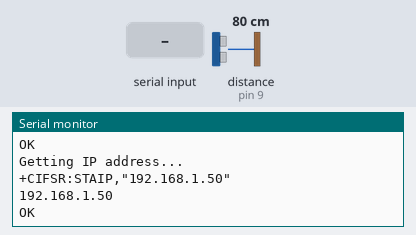
This sketch was run on a simulated Arduino Uno, built with avr-gcc and run on an emulated ATmega328P. On the bench: the last lines printed to the serial monitor. Wiring (inferred from the names in the program): ultrasonic range finder: trigger pin 10; echo pin 9. The inputs (shaded band) are chosen by the test bench; at power-on: distance to the obstacle (sensor on pin 9) 80 cm. The echo pulse lasts 58.3 µs per cm; the modem accepts every AT command (registered, SIM ready, sends succeed) and sends nothing else.

Above: at 11.2 s.
11.3 s: distance to the obstacle (sensor on pin 9) set to 2 cm
At 12.5 s:
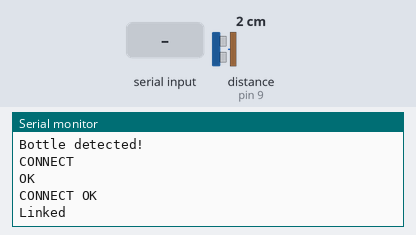
12.8 s: "1" received over the second serial link
At 13.3 s:
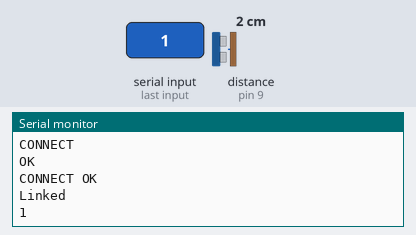
14.3 s: "0" received over the second serial link
At 15.6 s:
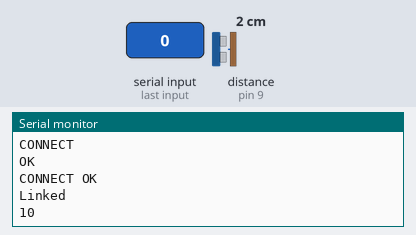

Measured:
- after the input at 11.3 s, the serial monitor: prints a new line at once (image 1)
- after the input at 12.8 s, the serial monitor: prints a new line at once (image 2)
- after the input at 14.3 s, the serial monitor: prints a new line at once (image 3)

The sketch:

bottle_counter.ino
```cpp
// Arduino Ultrasonic Sensor Tutorial
// ©2019 The Geek Pub. Freely distributable with attribution
// Modified by JeaV2 and TigoV2 to connect to wifi and send data to a proxy server for our Bottle Counter project.

// Defines the sensor pins
const int echoPin = 9;
const int triggerPin = 10;

// defines variables
long timetofly;
int distance;


// WiFi code
#include <SoftwareSerial.h>
#include "secrets.h"

SoftwareSerial wifiSerial(2, 3);

void sendCommand(const char* command, unsigned long timeout) {
  wifiSerial.println(command);
  unsigned long start = millis();
  while (millis() - start < timeout) {
    while (wifiSerial.available()) {
      char c = wifiSerial.read();
      Serial.write(c);
    }
  }
}

void sendPostRequest() {
  String postData = "device_id=" + String(DEVICE_ID);
  postData += "&event=bottle_detected";
  postData += "&sent_at=" + String(millis());

  String httpRequest = "POST " + String(PROXY_PATH) + " HTTP/1.1\r\n";
  httpRequest += "Host: " + String(PROXY_HOST) + "\r\n";
  httpRequest += "X-Proxy-Secret: " + String(TOKEN) + "\r\n";
  httpRequest += "Content-Type: application/x-www-form-urlencoded\r\n";
  httpRequest += "Connection: close\r\n";
  httpRequest += "Content-Length: " + String(postData.length()) + "\r\n\r\n";
  httpRequest += postData;

  String cipStartCmd = "AT+CIPSTART=\"TCP\",\"" + String(PROXY_HOST) + "\"," + String(PROXY_PORT);
  sendCommand(cipStartCmd.c_str(), 5000);
  String cipSendCmd = "AT+CIPSEND=" + String(httpRequest.length());
  sendCommand(cipSendCmd.c_str(), 2000);
  sendCommand(httpRequest.c_str(), 5000);

}

void connectToWiFi() {
  Serial.println("Setting Wi-Fi mode...");
  sendCommand("AT+CWMODE=1", 2000);

  Serial.println("Connecting to Wi-Fi...");
  String connectCommand = String("AT+CWJAP=\"") + WIFI_SSID + "\",\"" + WIFI_PASSWORD + "\"";
  sendCommand(connectCommand.c_str(), 5000);

  Serial.println("Getting IP address...");
  sendCommand("AT+CIFSR", 2000);
}

void setup() {
  pinMode(triggerPin, OUTPUT);  // Sets trigger to Output
  pinMode(echoPin, INPUT);      // Set echo to Input
  Serial.begin(115200);           // Starts the serial communication

  // Initialize Wi-Fi serial communication
  wifiSerial.begin(9600);

  delay(1000);

  if (strlen(WIFI_SSID) == 0 || strlen(WIFI_PASSWORD) == 0) {
    Serial.println("Set WIFI_SSID and WIFI_PASSWORD before uploading.");
    return;
  }

  connectToWiFi();
}

void loop() {

  // Clears the triggerPin
  digitalWrite(triggerPin, LOW);
  delayMicroseconds(2);

  // Sets the triggerPin on HIGH state for 10 micro seconds
  digitalWrite(triggerPin, HIGH);
  delayMicroseconds(10);
  digitalWrite(triggerPin, LOW);

  // Reads the echoPin, returns the travel time in microseconds
  timetofly = pulseIn(echoPin, HIGH);

  // Calculating the distance (Time to Fly Calculation)
  distance = timetofly * 0.034 / 2;

  // Prints the distance on the Serial Monitor in CM


  if (distance < 10) {
    Serial.println("Bottle detected!");
    sendPostRequest();
  }
  // else {
  // 	Serial.println("No bottle detected.");
  // }
  delay(100);
}
```

secrets.example.h
```cpp
#ifndef SECRETS_H
#define SECRETS_H

const char* WIFI_SSID = "your_wifi_name";
const char* WIFI_PASSWORD = "your_wifi_password";

const char* TOKEN = "put_your_shared_secret_token_here";

const char* PROXY_HOST = "proxy_host_ip";
const int PROXY_PORT = 8071;
const char* PROXY_PATH = "/api/deposit-proxy";
const char* DEVICE_ID = "bottle-counter-01";


#endif
```
